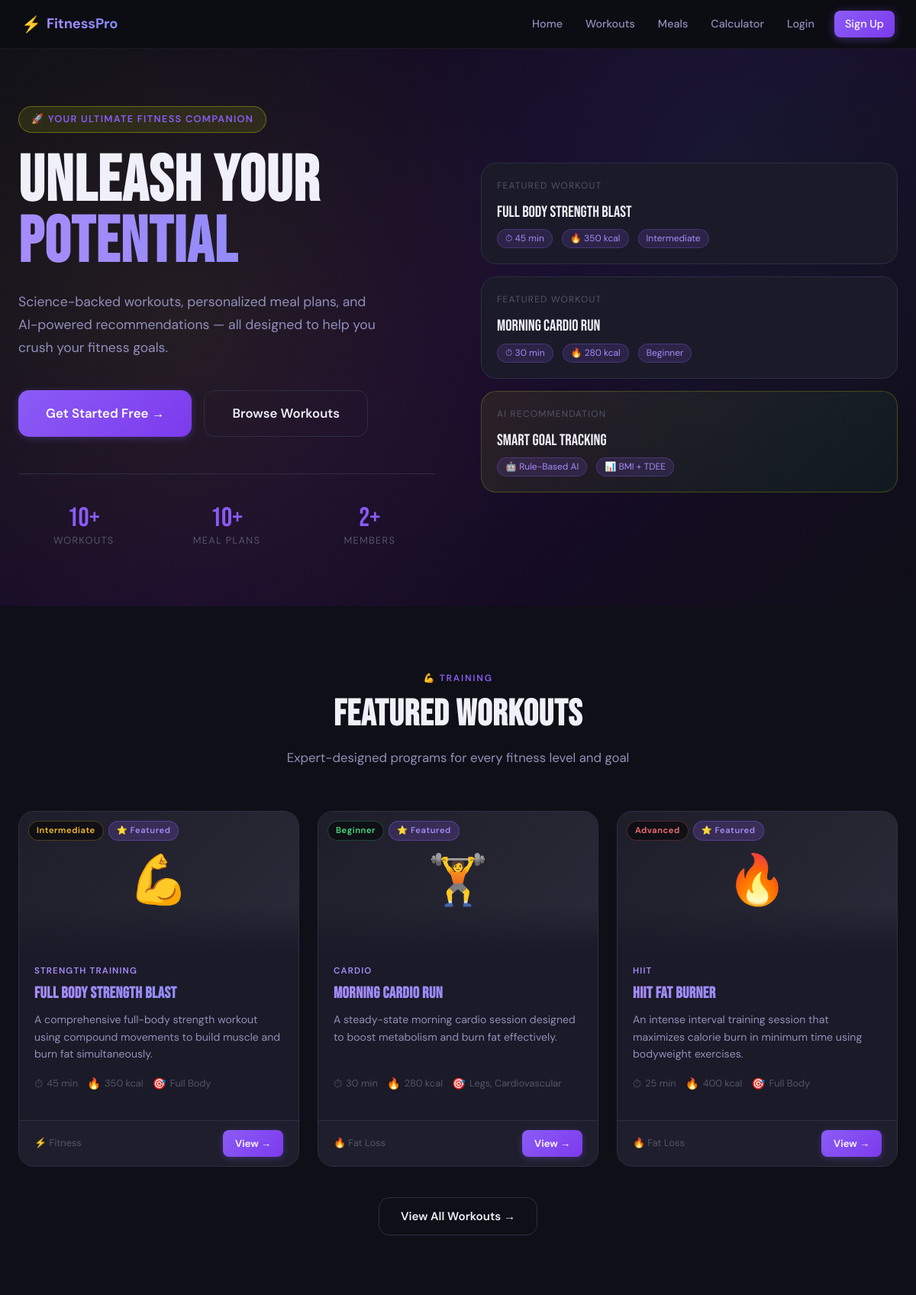
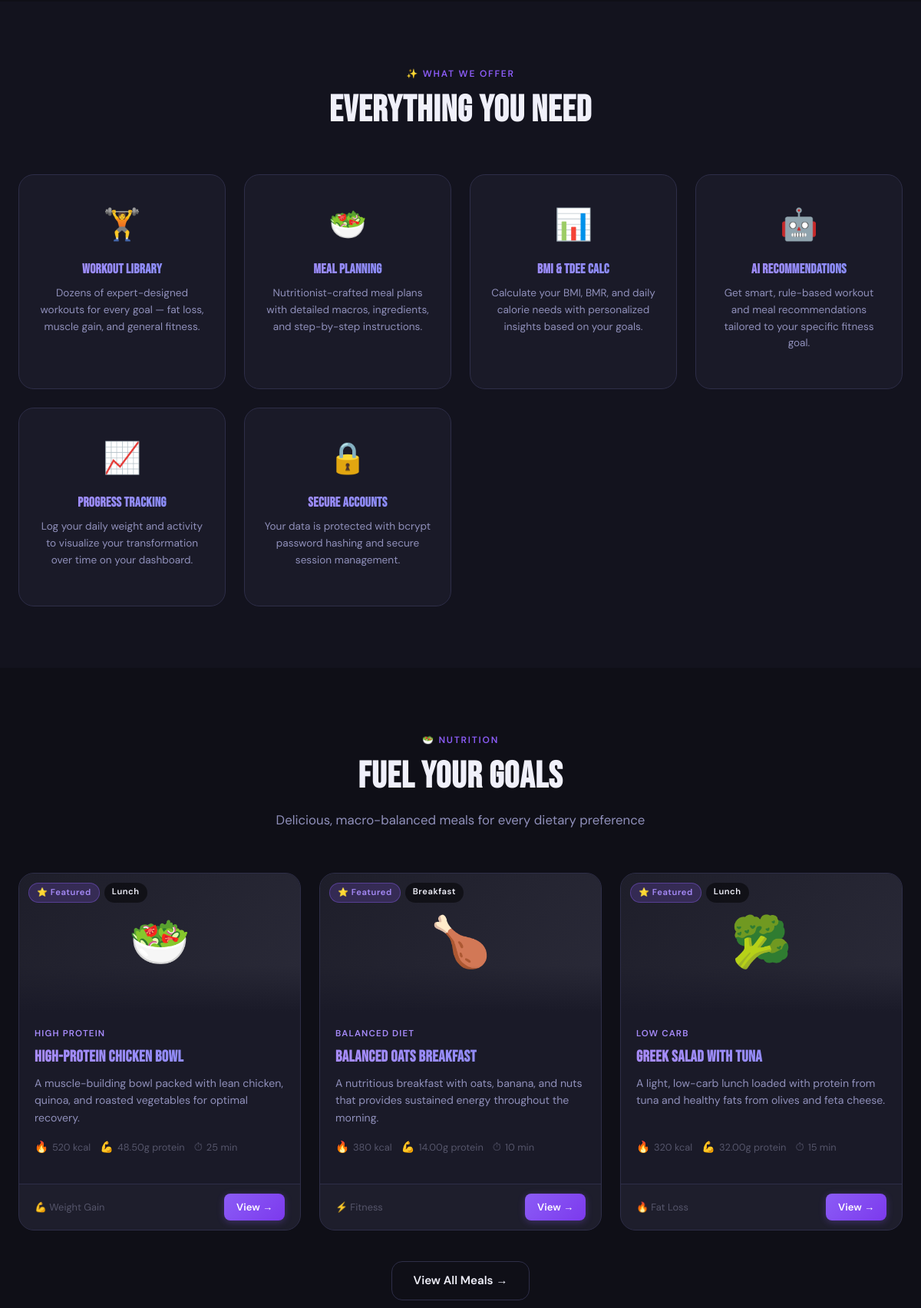
The page / (upper part) on the database its author committed (2 pictures, top to bottom).
### tables this page shows
CREATE TABLE IF NOT EXISTS workouts (
    id INT AUTO_INCREMENT PRIMARY KEY,
    category_id INT DEFAULT NULL,
    title VARCHAR(200) NOT NULL,
    description TEXT,
    difficulty ENUM('beginner','intermediate','advanced') NOT NULL DEFAULT 'beginner',
    duration_minutes INT NOT NULL DEFAULT 30,
    calories_burned INT DEFAULT NULL,
    equipment VARCHAR(255) DEFAULT NULL,
    muscle_group VARCHAR(255) DEFAULT NULL,
    instructions TEXT,
    video_url VARCHAR(500) DEFAULT NULL,
    image_url VARCHAR(500) DEFAULT NULL,
    is_featured TINYINT(1) NOT NULL DEFAULT 0,
    goal_tag ENUM('fat_loss','weight_gain','fitness','all') NOT NULL DEFAULT 'all',
    created_at TIMESTAMP DEFAULT CURRENT_TIMESTAMP,
    updated_at TIMESTAMP DEFAULT CURRENT_TIMESTAMP ON UPDATE CURRENT_TIMESTAMP,
    FOREIGN KEY (category_id) REFERENCES categories(id) ON DELETE SET NULL
);

CREATE TABLE IF NOT EXISTS categories (
    id INT AUTO_INCREMENT PRIMARY KEY,
    name VARCHAR(100) NOT NULL,
    type ENUM('workout','meal') NOT NULL DEFAULT 'workout',
    description TEXT,
    created_at TIMESTAMP DEFAULT CURRENT_TIMESTAMP
);

CREATE TABLE IF NOT EXISTS meals (
    id INT AUTO_INCREMENT PRIMARY KEY,
    category_id INT DEFAULT NULL,
    title VARCHAR(200) NOT NULL,
    description TEXT,
    calories INT NOT NULL DEFAULT 0,
    protein DECIMAL(6,2) DEFAULT NULL,
    carbs DECIMAL(6,2) DEFAULT NULL,
    fat DECIMAL(6,2) DEFAULT NULL,
    fiber DECIMAL(6,2) DEFAULT NULL,
    meal_type ENUM('breakfast','lunch','dinner','snack','pre_workout','post_workout') NOT NULL DEFAULT 'lunch',
    prep_time_minutes INT DEFAULT NULL,
    servings INT DEFAULT 1,
    ingredients TEXT,
    instructions TEXT,
    image_url VARCHAR(500) DEFAULT NULL,
    is_featured TINYINT(1) NOT NULL DEFAULT 0,
    goal_tag ENUM('fat_loss','weight_gain','fitness','all') NOT NULL DEFAULT 'all',
    created_at TIMESTAMP DEFAULT CURRENT_TIMESTAMP,
    updated_at TIMESTAMP DEFAULT CURRENT_TIMESTAMP ON UPDATE CURRENT_TIMESTAMP,
    FOREIGN KEY (category_id) REFERENCES categories(id) ON DELETE SET NULL
);

### includes/functions.php (called while the page is built, shortened)
<?php
function e(string $str): string {
    return htmlspecialchars($str, ENT_QUOTES, 'UTF-8');
}
function isLoggedIn(): bool {
    return isset($_SESSION['user_id']);
}
function truncate(string $text, int $limit = 120): string {
    $text = strip_tags($text);
    if (strlen($text) <= $limit) return $text;
    return substr($text, 0, $limit) . '...';
}
function difficultyColor(string $difficulty): string {
    return match($difficulty) {
        'beginner'     => '#4ade80',
        'intermediate' => '#fbbf24',
        'advanced'     => '#f87171',
        default        => '#94a3b8',
    };
}
function goalLabel(string $goal): string {
    return match($goal) {
        'fat_loss'    => '🔥 Fat Loss',
        'weight_gain' => '💪 Weight Gain',
        'fitness'     => '⚡ Fitness',
        'all'         => '✨ All Goals',
        default       => ucfirst($goal),
    };
}

### index.php (the view, shortened to what this page needs)
<?php
require_once __DIR__ . '/includes/header.php';
$pdo = getDB();
$featuredWorkouts = $pdo->query("
    SELECT w.*, c.name AS category_name
    FROM workouts w
    LEFT JOIN categories c ON w.category_id = c.id
    WHERE w.is_featured = 1
    ORDER BY w.created_at DESC
    LIMIT 3
")->fetchAll();
$featuredMeals = $pdo->query("
    SELECT m.*, c.name AS category_name
    FROM meals m
    LEFT JOIN categories c ON m.category_id = c.id
    WHERE m.is_featured = 1
    ORDER BY m.created_at DESC
    LIMIT 3
")->fetchAll();
$totalWorkouts = $pdo->query("SELECT COUNT(*) FROM workouts")->fetchColumn();
$totalMeals    = $pdo->query("SELECT COUNT(*) FROM meals")->fetchColumn();
$totalUsers    = $pdo->query("SELECT COUNT(*) FROM users WHERE role='user'")->fetchColumn();
$workoutEmojis = ['💪', '🏋️', '🔥', '⚡', '🚀', '🎯', '🏃', '🧘'];
$mealEmojis    = ['🥗', '🍗', '🥦', '🍎', '🥑', '🥩', '🍳', '🥝'];
?>
<section class="hero">
    <div class="hero-grid">
        <div class="hero-content">
            <div class="hero-label">🚀 Your Ultimate Fitness Companion</div>
            <h1 class="hero-title">
                UNLEASH YOUR
                <span class="line-accent">POTENTIAL</span>
            </h1>
            <p class="hero-subtitle">
                Science-backed workouts, personalized meal plans, and AI-powered recommendations —
                all designed to help you crush your fitness goals.
            </p>
            <div class="hero-cta">
                <?php if (!isLoggedIn()): ?>
                    <a href="/fitness_planner/register.php" class="btn btn-primary btn-lg">Get Started Free →</a>
                    <a href="/fitness_planner/workouts/index.php" class="btn btn-secondary btn-lg">Browse Workouts</a>
                <?php else: ?>
                    <a href="/fitness_planner/dashboard.php" class="btn btn-primary btn-lg">Go to Dashboard →</a>
                    <a href="/fitness_planner/calculator/index.php" class="btn btn-secondary btn-lg">BMI Calculator</a>
                <?php endif; ?>
            </div>
            <div class="hero-stats">
                <div class="stat-item">
                    <div class="stat-number"><?= $totalWorkouts ?>+</div>
                    <div class="stat-label">Workouts</div>
                </div>
                <div class="stat-item">
                    <div class="stat-number"><?= $totalMeals ?>+</div>
                    <div class="stat-label">Meal Plans</div>
                </div>
                <div class="stat-item">
                    <div class="stat-number"><?= $totalUsers ?>+</div>
                    <div class="stat-label">Members</div>
                </div>
            </div>
        </div>
        <div class="hero-visual">
            <?php foreach (array_slice($featuredWorkouts, 0, 2) as $w): ?>
                <div class="hero-card">
                    <div class="hero-card-label">Featured Workout</div>
                    <div class="hero-card-title"><?= e($w['title']) ?></div>
                    <div class="hero-card-meta">
                        <span class="hero-card-badge">⏱ <?= e($w['duration_minutes']) ?> min</span>
                        <span class="hero-card-badge">🔥 <?= e($w['calories_burned']) ?> kcal</span>
                        <span class="hero-card-badge" style="text-transform:capitalize"><?= e($w['difficulty']) ?></span>
                    </div>
                </div>
            <?php endforeach; ?>
            <div class="hero-card" style="background:linear-gradient(135deg,rgba(232,255,0,0.08),rgba(0,255,136,0.05));border-color:rgba(232,255,0,0.2)">
                <div class="hero-card-label">AI Recommendation</div>
                <div class="hero-card-title">Smart Goal Tracking</div>
                <div class="hero-card-meta">
                    <span class="hero-card-badge">🤖 Rule-Based AI</span>
                    <span class="hero-card-badge">📊 BMI + TDEE</span>
                </div>
            </div>
        </div>
    </div>
</section>
<section class="section">
    <div class="container">
        <div class="section-header">
            <div class="section-label">💪 Training</div>
            <h2 class="section-title">Featured Workouts</h2>
            <p class="section-subtitle">Expert-designed programs for every fitness level and goal</p>
        </div>
        <div class="cards-grid">
            <?php foreach ($featuredWorkouts as $i => $w):
                $emoji = $workoutEmojis[$i % count($workoutEmojis)];
                $dColor = difficultyColor($w['difficulty']);
            ?>
                <div class="card animate-in" style="animation-delay:<?= $i * 0.1 ?>s">
                    <div class="card-image">
                        <?= $emoji ?>
                        <div class="card-badges">
                            <span class="badge badge-difficulty" style="color:<?= $dColor ?>;border:1px solid <?= $dColor ?>44"><?= ucfirst(e($w['difficulty'])) ?></span>
                            <span class="badge badge-featured">⭐ Featured</span>
                        </div>
                    </div>
                    <div class="card-body">
                        <div class="card-category"><?= e($w['category_name'] ?? 'General') ?></div>
                        <h3 class="card-title"><?= e($w['title']) ?></h3>
                        <p class="card-desc"><?= e(truncate($w['description'])) ?></p>
                        <div class="card-meta">
                            <span class="meta-item"><span class="meta-icon">⏱</span> <?= e($w['duration_minutes']) ?> min</span>
                            <span class="meta-item"><span class="meta-icon">🔥</span> <?= e($w['calories_burned']) ?> kcal</span>
                            <?php if ($w['muscle_group']): ?>
                                <span class="meta-item"><span class="meta-icon">🎯</span> <?= e(truncate($w['muscle_group'], 30)) ?></span>
                            <?php endif; ?>
                        </div>
                    </div>
                    <div class="card-footer">
                        <span style="font-size:0.8rem;color:var(--text-muted)"><?= goalLabel($w['goal_tag']) ?></span>
                        <a href="/fitness_planner/workouts/detail.php?id=<?= $w['id'] ?>" class="btn btn-primary btn-sm">View →</a>
                    </div>
                </div>
            <?php endforeach; ?>
        </div>
        <div style="text-align:center;margin-top:40px">
            <a href="/fitness_planner/workouts/index.php" class="btn btn-secondary">View All Workouts →</a>
        </div>
    </div>
</section>
<section class="section section-alt">
    <div class="container">
        <div class="section-header">
            <div class="section-label">✨ What We Offer</div>
            <h2 class="section-title">Everything You Need</h2>
        </div>
        <div class="cards-grid" style="grid-template-columns:repeat(auto-fill,minmax(240px,1fr))">
            <?php
            $features = [
                ['🏋️', 'Workout Library', 'Dozens of expert-designed workouts for every goal — fat loss, muscle gain, and general fitness.'],
                ['🥗', 'Meal Planning', 'Nutritionist-crafted meal plans with detailed macros, ingredients, and step-by-step instructions.'],
                ['📊', 'BMI & TDEE Calc', 'Calculate your BMI, BMR, and daily calorie needs with personalized insights based on your goals.'],
                ['🤖', 'AI Recommendations', 'Get smart, rule-based workout and meal recommendations tailored to your specific fitness goal.'],
                ['📈', 'Progress Tracking', 'Log your daily weight and activity to visualize your transformation over time on your dashboard.'],
                ['🔒', 'Secure Accounts', 'Your data is protected with bcrypt password hashing and secure session management.'],
            ];
            foreach ($features as $i => $f):
            ?>
                <div class="card animate-in" style="animation-delay:<?= $i * 0.08 ?>s">
                    <div class="card-body" style="text-align:center;padding:32px 24px">
                        <div style="font-size:2.5rem;margin-bottom:16px"><?= $f[0] ?></div>
                        <h3 class="card-title" style="font-size:1.1rem;margin-bottom:10px"><?= $f[1] ?></h3>
                        <p class="card-desc" style="font-size:0.85rem;text-align:center"><?= $f[2] ?></p>
                    </div>
                </div>
            <?php endforeach; ?>
        </div>
    </div>
</section>
<section class="section">
    <div class="container">
        <div class="section-header">
            <div class="section-label">🥗 Nutrition</div>
            <h2 class="section-title">Fuel Your Goals</h2>
            <p class="section-subtitle">Delicious, macro-balanced meals for every dietary preference</p>
        </div>
        <div class="cards-grid">
            <?php foreach ($featuredMeals as $i => $m):
                $emoji = $mealEmojis[$i % count($mealEmojis)];
            ?>
                <div class="card animate-in" style="animation-delay:<?= $i * 0.1 ?>s">
                    <div class="card-image">
                        <?= $emoji ?>
                        <div class="card-badges">
                            <span class="badge badge-featured">⭐ Featured</span>
                            <span class="badge" style="background:rgba(0,0,0,0.5);text-transform:capitalize"><?= str_replace('_', ' ', e($m['meal_type'])) ?></span>
                        </div>
                    </div>
                    <div class="card-body">
                        <div class="card-category"><?= e($m['category_name'] ?? 'General') ?></div>
                        <h3 class="card-title"><?= e($m['title']) ?></h3>
                        <p class="card-desc"><?= e(truncate($m['description'])) ?></p>
                        <div class="card-meta">
                            <span class="meta-item"><span class="meta-icon">🔥</span> <?= e($m['calories']) ?> kcal</span>
                            <span class="meta-item"><span class="meta-icon">💪</span> <?= e($m['protein']) ?>g protein</span>
                            <span class="meta-item"><span class="meta-icon">⏱</span> <?= e($m['prep_time_minutes']) ?> min</span>
                        </div>
                    </div>
                    <div class="card-footer">
                        <span style="font-size:0.8rem;color:var(--text-muted)"><?= goalLabel($m['goal_tag']) ?></span>
                        <a href="/fitness_planner/meals/detail.php?id=<?= $m['id'] ?>" class="btn btn-primary btn-sm">View →</a>
                    </div>
                </div>
            <?php endforeach; ?>
        </div>
        <div style="text-align:center;margin-top:40px">
            <a href="/fitness_planner/meals/index.php" class="btn btn-secondary">View All Meals →</a>
        </div>
    </div>
</section>
<?php require_once __DIR__ . '/includes/footer.php'; ?>

### rows shown on the page
workouts: title "Full Body Strength Blast", duration_minutes "45", calories_burned "350", difficulty "Intermediate", emoji "💪", category.name "STRENGTH TRAINING", description "A comprehensive full-body strength workout using compound movements to build muscle and burn fat simultaneously.", muscle_group "Full Body", goal_tag "⚡ Fitness"
workouts: title "Morning Cardio Run", duration_minutes "30", calories_burned "280", difficulty "Beginner", emoji "🏋️", category.name "CARDIO", description "A steady-state morning cardio session designed to boost metabolism and burn fat effectively.", muscle_group "Legs, Cardiovascular", goal_tag "🔥 Fat Loss"
workouts: emoji "🔥", difficulty "Advanced", category.name "HIIT", title "HIIT Fat Burner", description "An intense interval training session that maximizes calorie burn in minimum time using bodyweight exercises.", duration_minutes "25", calories_burned "400", muscle_group "Full Body", goal_tag "🔥 Fat Loss"
meals: emoji "🥗", meal_type "Lunch", category.name "HIGH PROTEIN", title "High-Protein Chicken Bowl", description "A muscle-building bowl packed with lean chicken, quinoa, and roasted vegetables for optimal recovery.", calories "520", protein "48.50", prep_time_minutes "25", goal_tag "💪 Weight Gain"
meals: emoji "🍗", meal_type "Breakfast", category.name "BALANCED DIET", title "Balanced Oats Breakfast", description "A nutritious breakfast with oats, banana, and nuts that provides sustained energy throughout the morning.", calories "380", protein "14.00", prep_time_minutes "10", goal_tag "⚡ Fitness"
meals: emoji "🥦", meal_type "Lunch", category.name "LOW CARB", title "Greek Salad with Tuna", description "A light, low-carb lunch loaded with protein from tuna and healthy fats from olives and feta cheese.", calories "320", protein "32.00", prep_time_minutes "15", goal_tag "🔥 Fat Loss"

### other values the page prints
$totalWorkouts "10"
$totalMeals "10"
$totalUsers "2"
$f[0] "🏋️"
$f[1] "Workout Library"
$f[2] "Dozens of expert-designed workouts for every goal — fat loss, muscle gain, and general fitness."
$f[0] "🥗"
$f[1] "Meal Planning"
$f[2] "Nutritionist-crafted meal plans with detailed macros, ingredients, and step-by-step instructions."
$f[0] "📊"
$f[1] "BMI & TDEE Calc"
$f[2] "Calculate your BMI, BMR, and daily calorie needs with personalized insights based on your goals."
$f[0] "🤖"
$f[1] "AI Recommendations"
$f[2] "Get smart, rule-based workout and meal recommendations tailored to your specific fitness goal."
